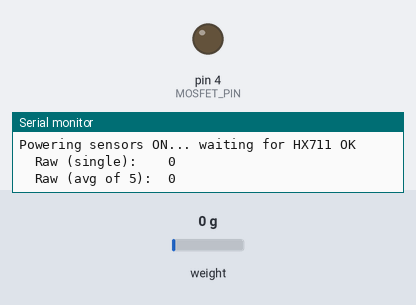
The sketch below on a simulated Arduino Pro Mini, built with avr-gcc and run on an emulated ATmega328P. Parts: output pins drawn as LEDs (lit = HIGH), the last lines printed to the serial monitor. The inputs (shaded band) are chosen by the test bench; at power-on: weight on the scale 0 g.

Above: at 2.6 s.
At 6.7 s:
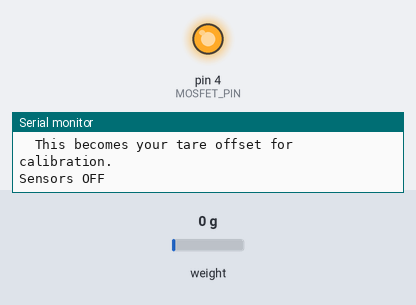
Timing chart, 0 to 11.7 s (numbered marks = the images above):
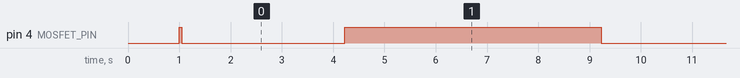

Measured:
- by itself, pin 4 (MOSFET_PIN): alternates HIGH for 5.0 s and LOW for 3.2 s

The sketch:

v2_05_hx711_test.ino
```cpp
// ============================================================
// TEST 05: HX711 LOAD CELL VIA MOSFET POWER
// Arduino Pro Mini 3.3V/8MHz + A1SHB MOSFET + HX711
//
// PURPOSE: Verify HX711 works after MOSFET power cycling
//          Shows raw values for later calibration
// SETUP:   HX711 VCC connected to MOSFET drain (sensor rail)
//          HX711 DT → D5, SCK → D6
//          HX711 GND → GND
//          Load cell connected to HX711 (E+,E-,A+,A-)
// ============================================================

#include "HX711.h"

#define MOSFET_PIN 4
#define HX_DOUT    5
#define HX_SCK     6

HX711 scale;

void sensorsOn() {
  digitalWrite(MOSFET_PIN, LOW);
}

void sensorsOff() {
  digitalWrite(MOSFET_PIN, HIGH);
}

void setup() {
  Serial.begin(9600);
  delay(1000);

  pinMode(MOSFET_PIN, OUTPUT);
  sensorsOff();

  Serial.println();
  Serial.println(F("=== TEST 05: HX711 VIA MOSFET ==="));
  Serial.println(F("DT=D5  SCK=D6"));
  Serial.println(F("================================="));
  Serial.println();
}

void loop() {
  // --- Power UP ---
  Serial.print(F("Powering sensors ON..."));
  sensorsOn();

  // HX711 needs time after power-up to stabilize
  // Datasheet says 400ms, give it 500ms
  delay(500);

  // Initialize HX711
  scale.begin(HX_DOUT, HX_SCK);

  // Wait for HX711 ready
  Serial.print(F(" waiting for HX711"));
  unsigned long start = millis();
  while (!scale.is_ready() && millis() - start < 3000) {
    Serial.print('.');
    delay(100);
  }

  if (!scale.is_ready()) {
    Serial.println(F(" FAIL - HX711 not ready after 3s"));
    Serial.println(F("  Check wiring: VCC→MOSFET drain, DT→D5, SCK→D6"));
    Serial.println(F("  Check load cell connections to HX711"));
  } else {
    Serial.println(F(" OK"));

    // Read raw value (single)
    long raw_single = scale.read();
    Serial.print(F("  Raw (single):    "));
    Serial.println(raw_single);

    // Read averaged (5 samples)
    long raw_avg5 = scale.read_average(5);
    Serial.print(F("  Raw (avg of 5):  "));
    Serial.println(raw_avg5);

    // Read averaged (10 samples)
    long raw_avg10 = scale.read_average(10);
    Serial.print(F("  Raw (avg of 10): "));
    Serial.println(raw_avg10);

    // Show stability (take 5 readings, show min/max/spread)
    Serial.println(F("  Stability test (5 single reads):"));
    long minVal = 0x7FFFFFFF, maxVal = -0x7FFFFFFF;
    for (int i = 0; i < 5; i++) {
      long v = scale.read();
      if (v < minVal) minVal = v;
      if (v > maxVal) maxVal = v;
      Serial.print(F("    #"));
      Serial.print(i + 1);
      Serial.print(F(": "));
      Serial.println(v);
      delay(100);
    }
    Serial.print(F("  Spread: "));
    Serial.print(maxVal - minVal);
    Serial.print(F("  (min="));
    Serial.print(minVal);
    Serial.print(F(" max="));
    Serial.print(maxVal);
    Serial.println(F(")"));

    // Hint for calibration
    Serial.println();
    Serial.println(F("  NOTE: Write down the 'no load' raw value."));
    Serial.println(F("  This becomes your tare offset for calibration."));
  }

  // --- Power DOWN ---
  // Power down HX711 before cutting MOSFET to avoid glitches
  scale.power_down();
  delay(10);
  sensorsOff();
  Serial.println(F("Sensors OFF\n"));

  delay(5000);
}
```
